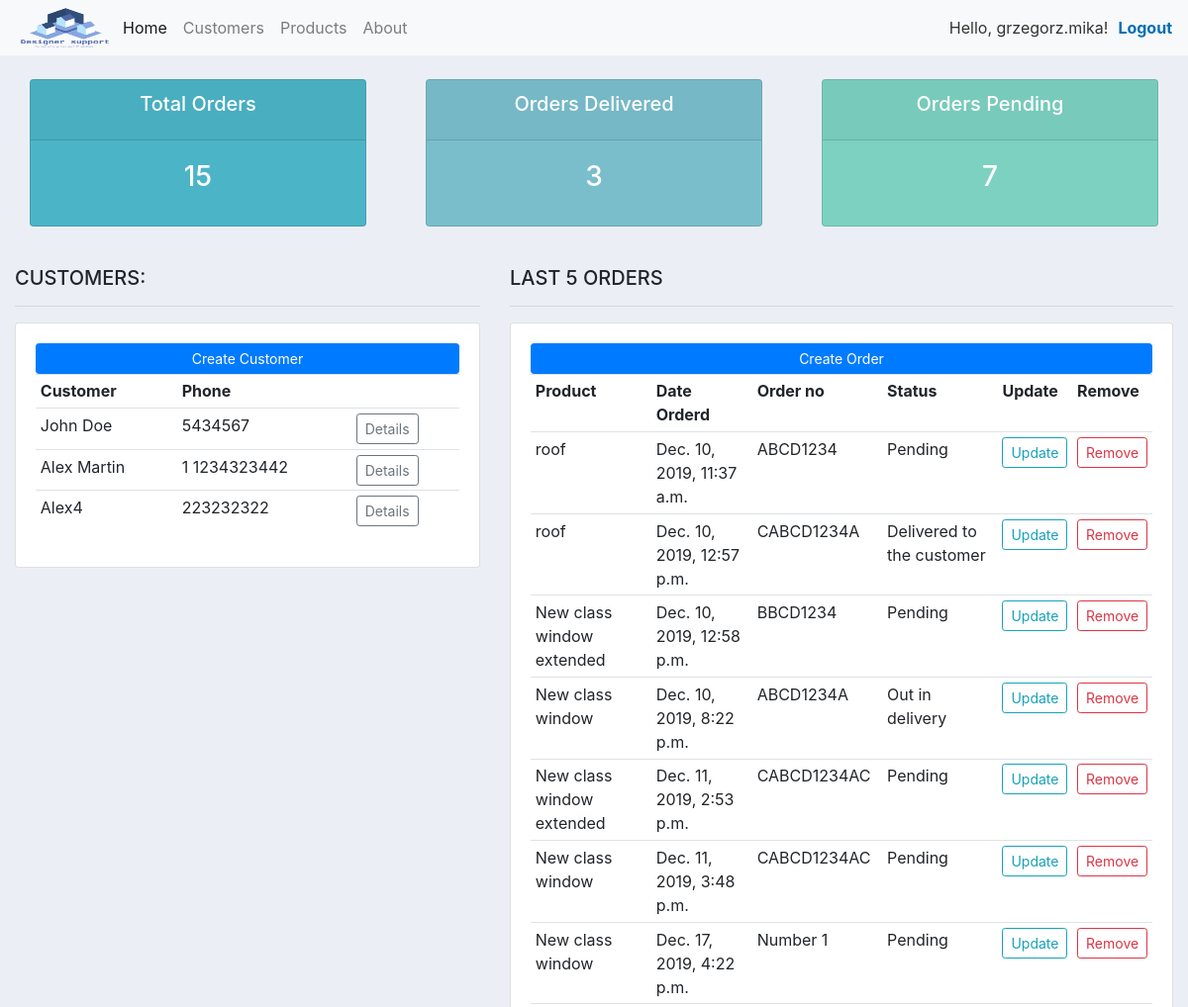
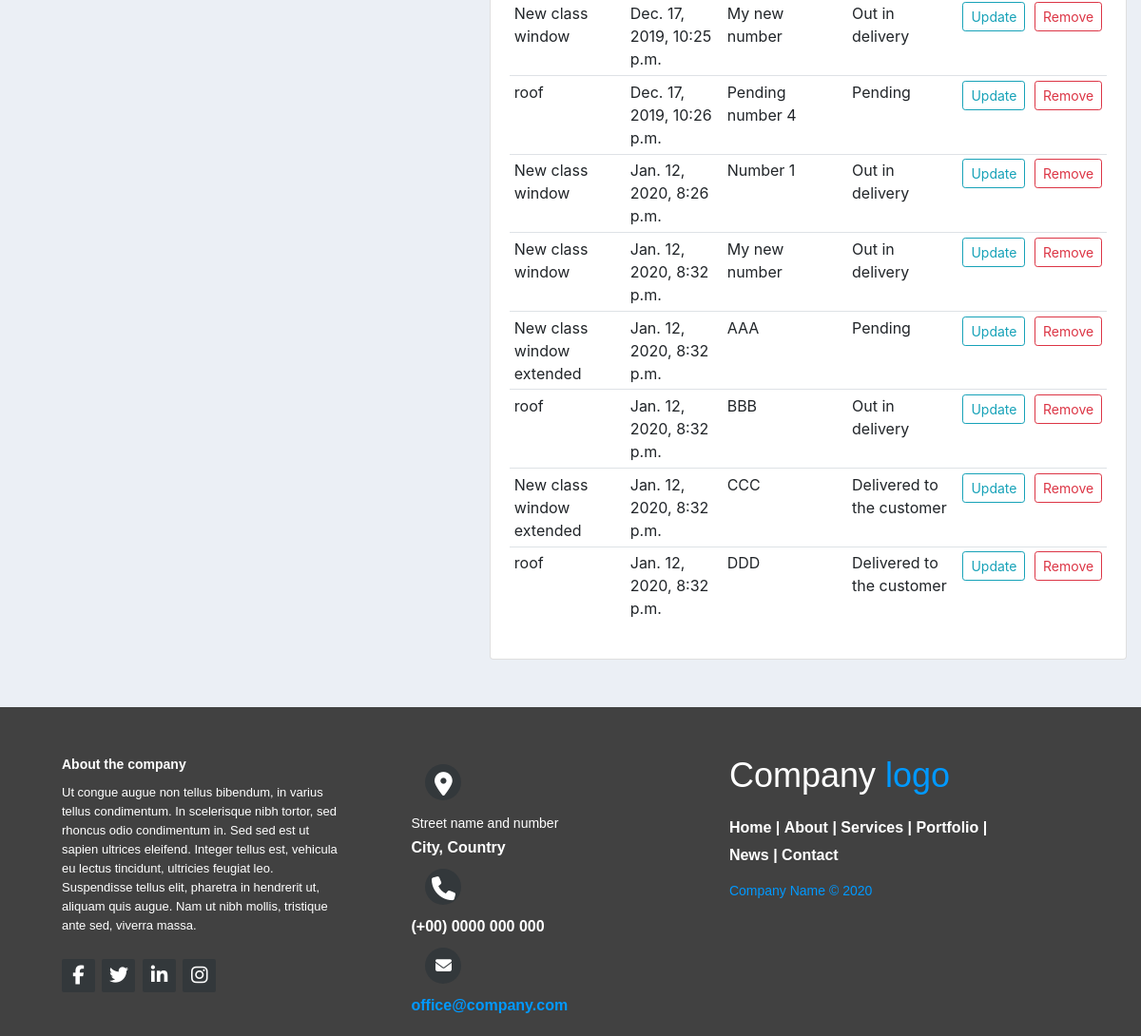
The app's page / (signed in) with its own data (2 pictures, top to bottom).
### accounts/models.py (models this page shows, shortened)
class Customer(models.Model):
    name = models.CharField(max_length=200)
    phone = models.CharField(max_length=200, null=True)
    email = models.CharField(max_length=200,unique=True)
    date_created = models.DateTimeField(auto_now_add=True)

class Order(models.Model):
    customer = models.ForeignKey(Customer,null=True, on_delete=models.SET_NULL)
    product = models.ForeignKey(Product,null=True, on_delete=models.SET_NULL)
    STATUS = (
        ('PENDING', 'Pending'),
        ('UNDER_DELIVERY','Out in delivery'),
        ('DELIVERED', 'Delivered to the customer')
    )
    number = models.CharField(max_length=200)
    date_created = models.DateTimeField(auto_now_add=True)
    status = models.CharField(max_length=20, null=True, choices=STATUS)

class Product(models.Model):
    CATEGORY = (
        ('CAT1', 'Windows'),
        ('CAT2', 'Doors'),
        ('CAT3', 'Walls'),
    )
    name = models.CharField(max_length=200)
    price = models.FloatField()
    category = models.CharField(max_length=20, null=True, choices=CATEGORY)
    description = models.TextField(max_length=4000, null=True)
    date_created = models.DateTimeField(auto_now_add=True)
    tags = models.ManyToManyField(Tag)

### accounts/views.py (the view)
# urls.py: 2. Add a URL to urlpatterns:  path('', views.home, name='home')
@login_required(login_url=reverse_lazy('login'))
def home(request):
    customers = Customer.objects.all()
    orders = Order.objects.all()
    total_customers = len(customers)
    total_orders = len(orders)
    delivered = len(orders.filter(status='DELIVERED'))
    pending = len(orders.filter(status='PENDING'))
    context = {'orders':orders, 'customers':customers,
                't_c':total_customers, 't_o':total_orders, 't_od':delivered, 't_op':pending}
    return render(request,'accounts/dashboard.html', context)

### accounts/templates/accounts/dashboard.html
{% extends "accounts/index.html" %}
{% block content %}
{% include 'accounts/status.html' %}
<br>
<div class="row">
	<div class="col-md-5">
		<h5>CUSTOMERS:</h5>
		<hr>
		<div class="card card-body">
			<a class="btn btn-primary  btn-sm btn-block" href="">Create Customer</a>
			<table class="table table-sm">
				<tr>
					<th>Customer</th>
					<th>Phone</th>
                    <th></th>
				</tr>
                {% for c in customers %}
                    <tr>
                        <td>{{c.name}}</td>
                        <td>{{c.phone}}</td>
                        <td><a href="{% url 'customer' c.id %}" class="btn btn-sm btn-outline-secondary">Details</a></td>
				    </tr>
                {% endfor %}
			</table>
		</div>
	</div>
	<div class="col-md-7">
		<h5>LAST 5 ORDERS</h5>
		<hr>
		<div class="card card-body">
			<a class="btn btn-primary  btn-sm btn-block" href="{% url 'new_order' %}">Create Order</a>
			<table class="table table-sm">
				<tr>
					<th>Product</th>
					<th>Date Orderd</th>
					<th>Order no</th>
					<th>Status</th>
					<th>Update</th>
					<th>Remove</th>
				</tr>
                {% for o in orders %}
                <tr>
					<td>{{o.product.name}}</td>
					<td>{{o.date_created}}</td>
					<td>{{o.number}}</td>
					<td>{{o.get_status_display}}</td>
					<td><a href="{% url 'upd_order' o.id %}" class="btn btn-sm btn-outline-info">Update</a></td>
					<td><a href="{% url 'del_order' o.id %}" class="btn btn-sm btn-outline-danger">Remove</a></td>
				</tr>
                {% endfor %}
			</table>
		</div>
	</div>
</div>
{% endblock content %}

### accounts/templates/accounts/navbar.html (shortened to what this page needs)
{% load static %}
<nav class="navbar navbar-expand-lg navbar-light bg-light">
  <img src="{% static '/img/logo_transparent_wider.png' %}" alt="Logo" class="logo-img">
  <div class="collapse navbar-collapse" id="navbarNav">
    <ul class="navbar-nav">
      {% if user.is_authenticated %}
        <li class="nav-item active">
          <a class="nav-link" href="{% url 'home' %}">Home <span class="sr-only">(current)</span></a>
        </li>
        <li class="nav-item">
          <a class="nav-link" href="{% url 'customer' user.id %}">Customers</a>
        </li>
        <li class="nav-item">
          <a class="nav-link" href="{% url 'products' %}">Products</a>
        </li>
      {% endif %}
      <li class="nav-item">
        <a class="nav-link" href="{% url 'contact' %}">About</a>
      </li>
    </ul>
  </div>
  {% if user.is_authenticated %}
  <span class="nav-hello-msg">Hello, {{request.user}}!</span>
  {% endif %}
  <span ><a class="nav-login" {% if user.is_authenticated %} href="{% url 'logout' %}">Logout {% else %} href="{% url 'login' %}">Login{% endif %}</a></span>
</nav>

### static/css/main.css (style rules this page uses)
a, a:link, a:visited { text-decoration: none!important; }
body { background-color: #ebeff5; }
.logo-img { width:100px; height:40px }
.nav-hello-msg { color: #333; margin: 0 10px; }
.nav-login { color: #026eb6; font-weight: bold; }

### records on screen
Customer: name "John Doe", phone "5434567"
Customer: name "Alex Martin", phone "1 1234323442"
Customer: name "Alex4", phone "223232322"
Order: product.name "roof", date_created "Dec. 10, 2019, 11:37 a.m.", number "ABCD1234", status "Pending"
Order: product.name "roof", date_created "Dec. 10, 2019, 12:57 p.m.", number "CABCD1234A", status "Delivered to the customer"
Order: product.name "New class window extended", date_created "Dec. 10, 2019, 12:58 p.m.", number "BBCD1234", status "Pending"
Order: product.name "New class window", date_created "Dec. 10, 2019, 8:22 p.m.", number "ABCD1234A", status "Out in delivery"
Order: product.name "New class window extended", date_created "Dec. 11, 2019, 2:53 p.m.", number "CABCD1234AC", status "Pending"
Order: product.name "New class window", date_created "Dec. 11, 2019, 3:48 p.m.", number "CABCD1234AC", status "Pending"
Order: product.name "New class window", date_created "Dec. 17, 2019, 4:22 p.m.", number "Number 1", status "Pending"
Order: product.name "New class window", date_created "Dec. 17, 2019, 10:25 p.m.", number "My new number", status "Out in delivery"
Order: product.name "roof", date_created "Dec. 17, 2019, 10:26 p.m.", number "Pending number 4", status "Pending"
Order: product.name "New class window", date_created "Jan. 12, 2020, 8:26 p.m.", number "Number 1", status "Out in delivery"
Order: product.name "New class window", date_created "Jan. 12, 2020, 8:32 p.m.", number "My new number", status "Out in delivery"
Order: product.name "New class window extended", date_created "Jan. 12, 2020, 8:32 p.m.", number "AAA", status "Pending"
Order: product.name "roof", date_created "Jan. 12, 2020, 8:32 p.m.", number "BBB", status "Out in delivery"
Order: product.name "New class window extended", date_created "Jan. 12, 2020, 8:32 p.m.", number "CCC", status "Delivered to the customer"
Order: product.name "roof", date_created "Jan. 12, 2020, 8:32 p.m.", number "DDD", status "Delivered to the customer"

### other values on screen
{{ request.user }} "grzegorz.mika"
{{ t_o }} "15"
{{ t_od }} "3"
{{ t_op }} "7"
